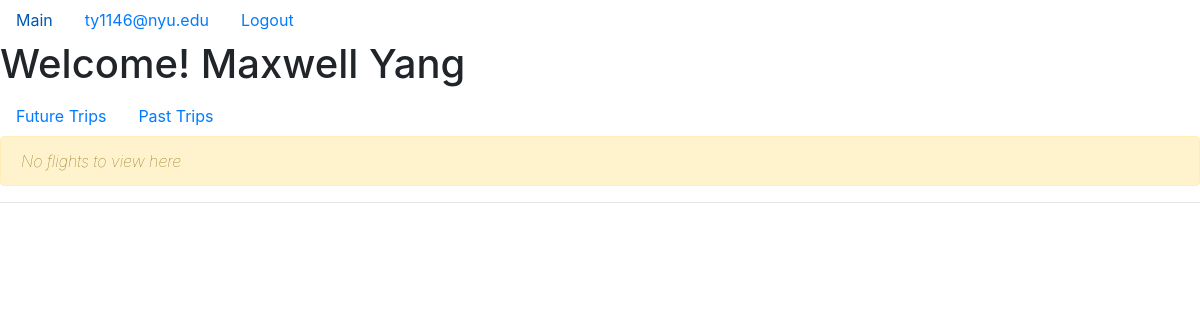
The page /customerPastFlights (signed in) on the database as committed earlier.
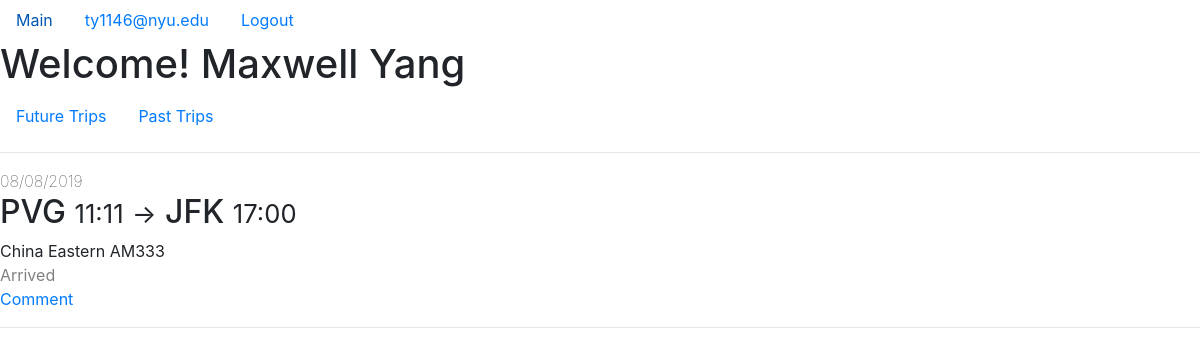
The same page on the database as committed later.
### app/models.py (models this page shows, shortened)
class Customer(db.Model, UserMixin):
    email = db.Column(db.String(120), primary_key=True)
    password = db.Column(db.String(60), nullable=False)
    name = db.Column(db.String(100), nullable=False)
    building = db.Column(db.String(20), nullable=False)
    street = db.Column(db.String(20), nullable=False)
    city = db.Column(db.String(20), nullable=False)
    state = db.Column(db.String(20), nullable=False)
    phone = db.Column(db.String(20), nullable=False)
    passport_number = db.Column(db.String(20),nullable=False)
    passport_expire = db.Column(db.Date, nullable=False)
    passport_country = db.Column(db.String(20), nullable=False)
    date_of_birth = db.Column(db.Date, nullable=False)
    tickets = db.relationship("Ticket", backref="customer", lazy=True)
    def get_id(self):
        return self.email
    def get_user_type(self):
        return "Customer"

class Flight(db.Model):
    flight_num = db.Column(db.String(5), primary_key=True)
    depart_datetime = db.Column(db.DateTime, primary_key=True)
    airline_name = db.Column(db.String(20),
                             db.ForeignKey("airplane.airline_name"),
                             primary_key=True)
    depart_airport = db.Column(db.String(20),
                               db.ForeignKey("airport.name"),
                               nullable=False)
    arrival_datetime = db.Column(db.DateTime, nullable=False)
    arrival_airport = db.Column(db.String(20),
                                db.ForeignKey("airport.name"),
                                nullable=False)
    base_price = db.Column(db.Integer, nullable=False)
    airplane_id = db.Column(db.String(5),
                            db.ForeignKey("airplane.id"),
                            nullable=False)
    status = db.Column(db.String(10), nullable=False)
    tickets = db.relationship("Ticket",
                              backref="flight",
                              lazy=True,
                              primaryjoin='''and_(Flight.flight_num==Ticket.flight_num,
                                            Flight.depart_datetime==Ticket.depart_datetime,
                                            Flight.airline_name==Ticket.airline_name)''')

### app/routes.py (the view)
@app.route("/customerPastFlights", methods=["GET"])
@login_required
def customer_past_flights():
    if (current_user.get_user_type() == "Staff"):
        return redirect(url_for("staff_past_flights"))
    all_tickets = Ticket.query.filter(
        Ticket.customer_email==current_user.email,
        Ticket.depart_datetime <= datetime.datetime.now()
    ).all()
    flights = [ticket.flight for ticket in all_tickets]
    return render_template("customer_past_flights.html", flights=flights)

### app/models.py (called while the page is built)
@login_manager.user_loader
def load_user(user_id):
    result = Staff.query.get(user_id)
    if (result is None):
        return Customer.query.get(user_id)
    else:
        return result

### app/templates/customer_past_flights.html
{% extends "customer_layout.html" %}
{% block home_content %}
    {% if not flights %}
    <div class="alert alert-warning">
        <span style="font-style:italic;font-weight:lighter;">
            No flights to view here
        </span>
    </div>
    {% endif %}
    <hr>
    {% for flight in flights %}
        <div>
            <span style="font-weight:lighter">{{ flight.depart_datetime.strftime("%m/%d/%Y") }}</span><br>
            <h2>
                {{ flight.depart_airport }}
                <small>{{ flight.depart_datetime.strftime("%H:%M") }}</small>
                <small>-></small>
                {{ flight.arrival_airport }}
                <small>{{ flight.arrival_datetime.strftime("%H:%M") }}</small>
            </h2>
            <span>{{ flight.airline_name }} {{ flight.airplane_id }}</span><br>
            <span style="color:gray">{{ flight.status }}</span><br>
            <a href="{{ url_for('flight_comment',
                                flight_num=flight.flight_num,
                                depart_datetime=flight.depart_datetime,
                                airline_name=flight.airline_name) }}">
                Comment
            </a>
        </div>
        <hr>
    {% endfor %}
{% endblock %}

### app/templates/customer_layout.html
{% extends "layout.html" %}
{% block content %}
    <h1>Welcome! {{ current_user.name }}</h1>
    <ul class="nav">
        <li class="nav-item">
            <a class="nav-link" href="{{ url_for('customer_future_flights') }}"">Future Trips</a>
        </li>
        <li class="nav-item">
            <a class="nav-link" href="{{ url_for('customer_past_flights') }}">Past Trips</a>
        </li>
    </ul>
    {% block home_content %}{% endblock %}
{% endblock content %}

### app/templates/layout.html (shortened to what this page needs)
<!DOCTYPE html>
<html lang="en">
<head>
    <link rel="stylesheet" href="https://stackpath.bootstrapcdn.com/bootstrap/4.4.1/css/bootstrap.min.css">
</head>
<body>
    <ul class="nav">
        <li class="nav-item">
            <a class="nav-link" href="{{ url_for('home') }}">Main</a>
        </li>
        {% if current_user.is_authenticated %}
            <li class="nav-item">
                <a class="nav-link" href="{{ url_for('customer_future_flights') }}">{{ current_user.get_id() }}</a>
            </li>
            <li class="nav-item">
                <a class="nav-link" href="{{ url_for('logout') }}">Logout</a>
            </li>
        {% endif %}
    </ul>
    {% block content %}{% endblock %}
</body>
</html>

Rows that differ between the two databases and show on the page:
added Flight: depart_datetime "08/08/2019", depart_airport "PVG", depart_datetime "11:11", arrival_airport "JFK", arrival_datetime "17:00", airline_name "China Eastern", airplane_id "AM333", status "Arrived"
Other text that changed with them:
text no longer shown: "No flights to view here"
